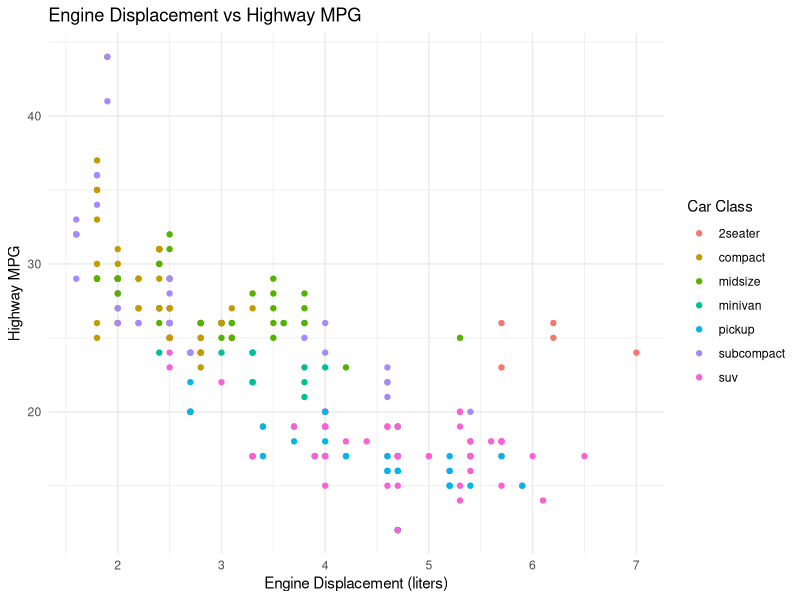

This figure's R source:
## ---- chunk 1
suppressPackageStartupMessages(library(tidyverse))
## ---- chunk 2
library(ggplot2)

ggplot(mpg, aes(x = displ, y = hwy, color = class)) +
  geom_point() +
  theme_minimal() +
  labs(
    title = "Engine Displacement vs Highway MPG",
    x = "Engine Displacement (liters)",
    y = "Highway MPG",
    color = "Car Class"
  )
